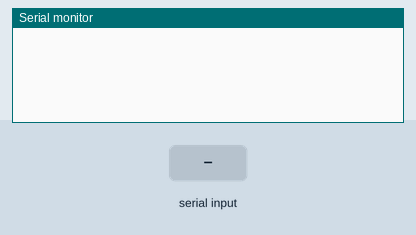
Simulated run of this sketch. Board: Arduino Mega 2560, built with avr-gcc and run on an emulated ATmega2560. Shown: the last lines printed to the serial monitor. The inputs (shaded band) are chosen by the test bench.

Above: at 1.2 s.
1.3 s: "Serial1\n" received over the second serial link
At 1.9 s:
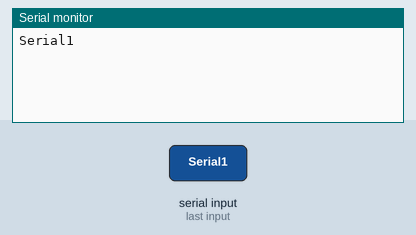
2.8 s: "1" received over the second serial link
At 4.3 s:
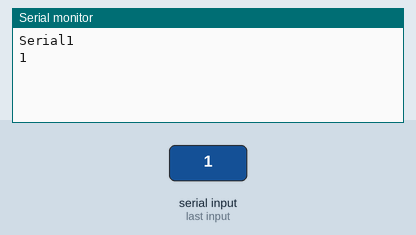

The sketch:

rdf_radio_pass_through.ino
```cpp
/*
  SerialPassthrough sketch

  Some boards, like the Arduino 101, the MKR1000, Zero, or the Micro,
  have one hardware serial port attached to Digital pins 0-1, and a
  separate USB serial port attached to the IDE Serial Monitor.
  This means that the "serial passthrough" which is possible with
  the Arduino UNO (commonly used to interact with devices/shields that
  require configuration via serial AT commands) will not work by default.

  This sketch allows you to  emulate the serial passthrough behaviour.
  Any text you type in the IDE Serial monitor will be written
  out to the serial port on Digital pins 0 and 1, and vice-versa.

  On the 101, MKR1000, Zero, and Micro, "Serial" refers to the USB Serial port
  attached to the Serial Monitor, and "Serial1" refers to the hardware
  serial port attached to pins 0 and 1. This sketch will emulate Serial passthrough
  using those two Serial ports on the boards mentioned above,
  but you can change these names to connect any two serial ports on a board
  that has multiple ports.

   Created 23 May 2016
   by Erik Nyquist
*/

void setup() {
  Serial.begin(38400);
  Serial3.begin(38400);
}

void loop() {
  if (Serial.available()) {      // If anything comes in Serial (USB),
    Serial3.write(Serial.read());   // read it and send it out Serial1 (pins 0 & 1)
  }

  if (Serial3.available()) {     // If anything comes in Serial1 (pins 0 & 1)
    Serial.write(Serial3.read());   // read it and send it out Serial (USB)
  }
}
```

Measured:
- after the input at 1.3 s, the serial monitor: prints a new line at once (image 1)
- after the input at 2.8 s, the serial monitor: prints a new line at once (image 2)
